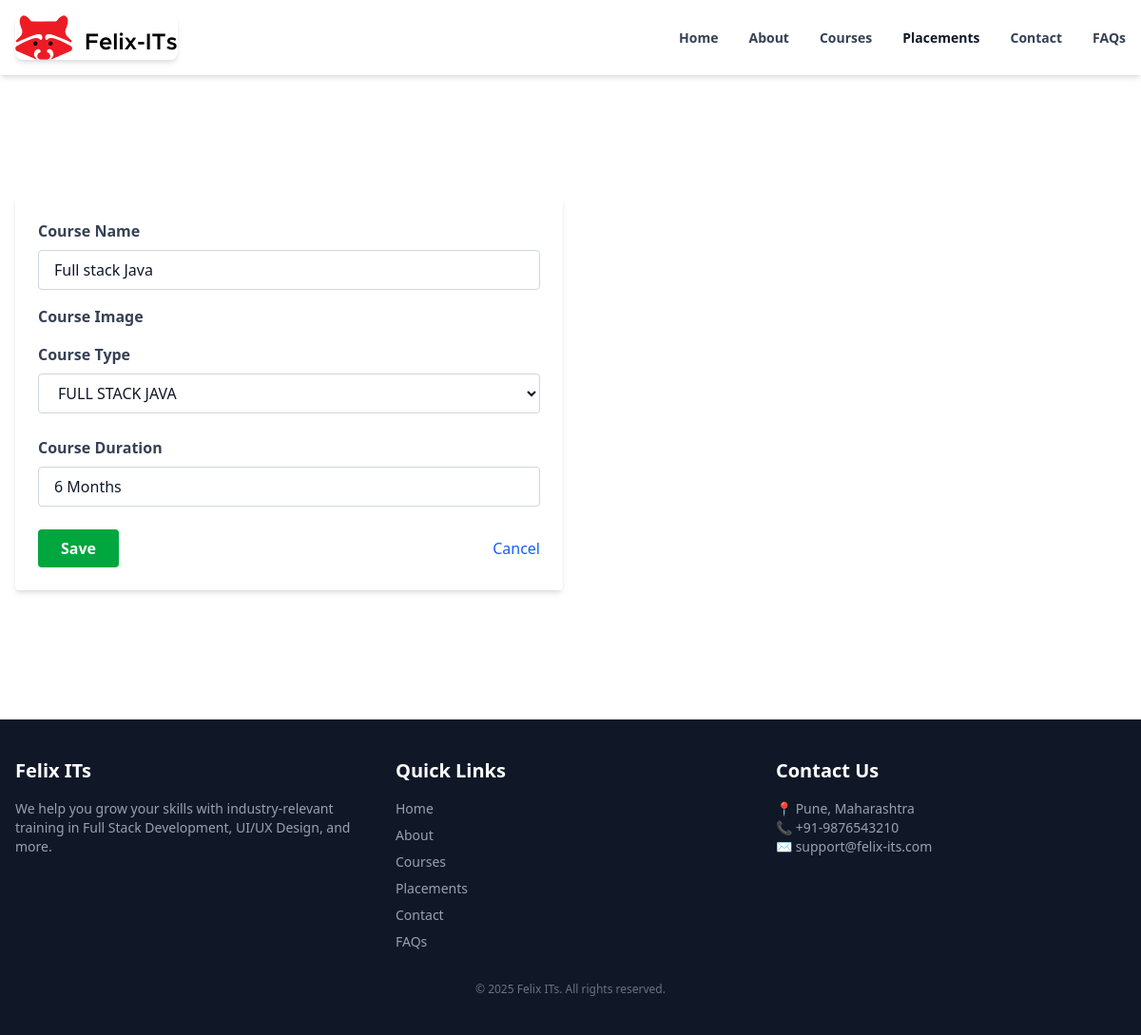
Page /Felix_ITs/update/10/ on the committed database.
### Felix_ITs/models.py (models this page shows, shortened)
class Felix_class(models.Model):
          FELIX_CLASS_TYPES=[
              ('FSP','FULL STACK PYTHON'),
              ('FSJ','FULL STACK JAVA')  ,
              ('DS','DATA SCIENCE') ,
              ('ML','MACHINE LEARNING'),
              ('UI/UX','UI/UX'),
              ('DA','DATA ANALYST')
          ]
          name =models.CharField(max_length=100)
          img = models.ImageField(upload_to='images/')
          date = models.DateTimeField(default=timezone.now)
          type = models.CharField(max_length=100,choices=FELIX_CLASS_TYPES)
          duration = models.CharField(max_length=100)

### Felix_ITs/views.py (the view)
# urls.py: path('update/<int:pk>/', views.update_course, name='update_course'),
def update_course(request, pk):
    course = get_object_or_404(Felix_class, pk=pk)
    if request.method == 'POST':
        form = FelixForm(request.POST, request.FILES, instance=course)
        if form.is_valid():
            form.save()
            return redirect('all_felix')
    else:
        form = FelixForm(instance=course)
    return render(request, 'Felix_ITs/felix_form.html', {'form': form})

### Felix_ITs/forms.py
class FelixForm(forms.ModelForm):
          class Meta:
                  model =Felix_class
                  fields =['name','img','type','duration']
          def __init__(self, *args, **kwargs):
                  super(FelixForm,self).__init__(*args,**kwargs)
                  self.fields['name'].widget.attrs.update({
                          'class':'w-full px-4 py-2 border border-gray-300 rounded focus:outline-none focus:ring-2 focus:ring-blue-500'
                  })
                  self.fields['img'].widget.attrs.update({
                          'class':'w-full px-4 py-2 border border-gray-300 rounded bg-white'
                  })
                  self.fields['type'].widget.attrs.update({
                          'class':'w-full px-4 py-2 border border-gray-300 rounded'
                  })
                  self.fields['duration'].widget.attrs.update({
                          'class':'w-full px-4 py-2 border border-gray-300 rounded'
                  })

### Felix_ITs/templates/Felix_ITs/felix_form.html (shortened to what this page needs)
{% extends "layout.html" %}
{% block content %}
<div class="bg-[#03033d] min-h-screen py-10">
  <h2 class="text-2xl font-semibold mb-6 text-white">Add / Edit Course</h2>
  <form method="post" enctype="multipart/form-data" class="bg-white p-6 shadow-md rounded max-w-xl">
    <div class="mb-4">
      <label class="block text-gray-700 font-semibold mb-2">Course Name</label>
      {{ form.name }}
    </div>
    <div class="mb-4">
      <label class="block text-gray-700 font-semibold mb-2">Course Image</label>
    </div>
    <div class="mb-6">
      <label class="block text-gray-700 font-semibold mb-2">Course Type</label>
      {{ form.type }}
    </div>
    <div class="mb-6">
      <label class="block text-gray-700 font-semibold mb-2">Course Duration</label>
      {{ form.duration }}
    </div>
    <div class="flex items-center justify-between">
      <button type="submit" class="bg-green-600 hover:bg-green-700 text-white font-semibold px-6 py-2 rounded">
        Save
      </button>
      <a href="{% url 'all_felix' %}" class="text-blue-600 font-medium hover:underline">Cancel</a>
    </div>
  </form>
</div>
{% endblock %}

### rows in the picture
Felix_class: name "Full stack Java", type "FULL STACK JAVA", duration "6 Months"
